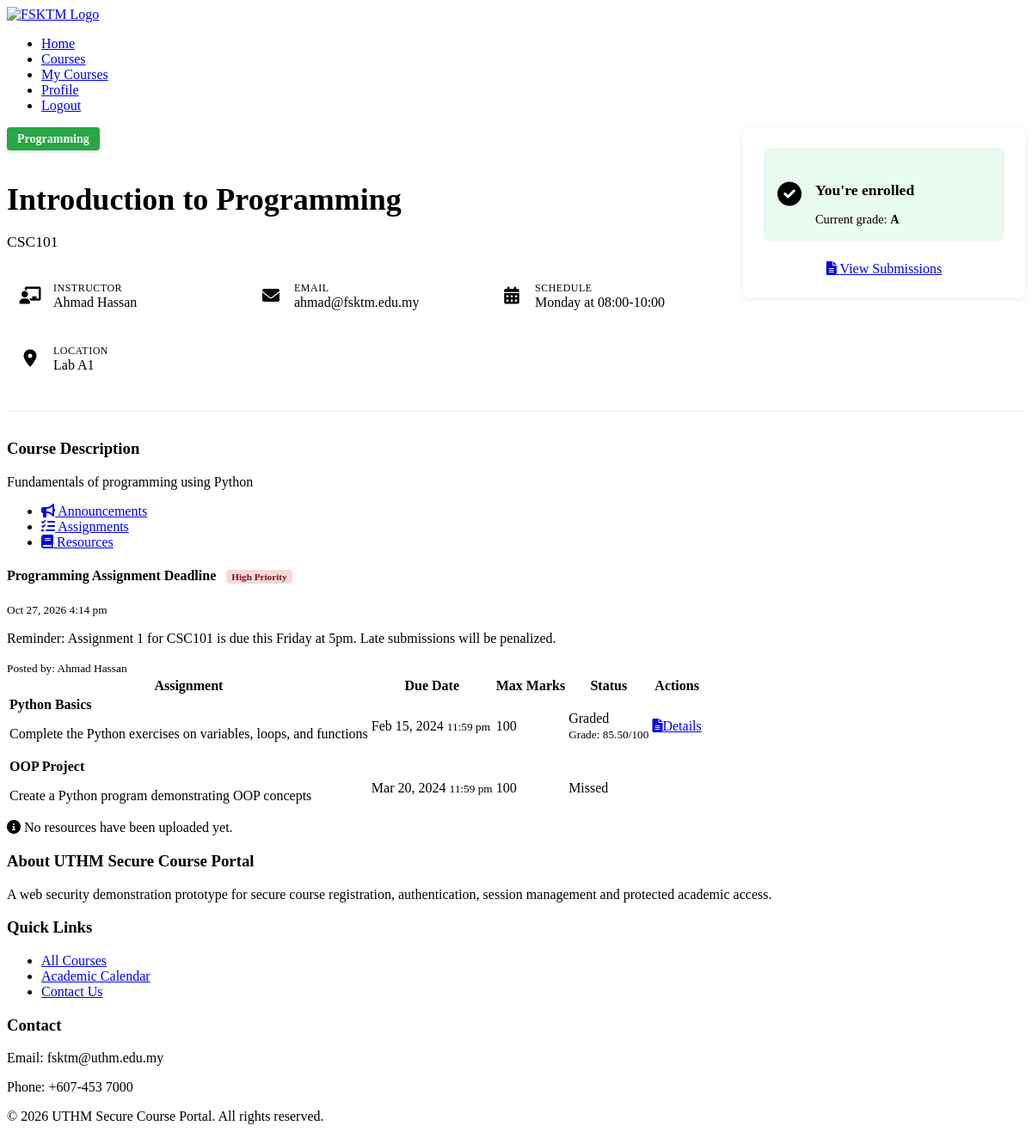
The page /pages/course-details.php?id=1 (signed in) on the database its author committed.
### tables this page shows
CREATE TABLE courses (
    course_id INT AUTO_INCREMENT PRIMARY KEY,
    course_code VARCHAR(10) UNIQUE NOT NULL,
    course_name VARCHAR(100) NOT NULL,
    description TEXT,
    credits INT NOT NULL DEFAULT 3,
    semester ENUM('1', '2', '3') NOT NULL,
    academic_year VARCHAR(9) NOT NULL,  
    max_students INT DEFAULT 40,
    current_enrolled INT DEFAULT 0,
    instructor_id INT,
    schedule_day VARCHAR(20),
    schedule_time VARCHAR(50),
    classroom VARCHAR(20),
    course_image VARCHAR(255) DEFAULT 'default-course.jpg',
    prerequisites TEXT,
    category_id INT,
    is_active BOOLEAN DEFAULT TRUE,
    created_at TIMESTAMP DEFAULT CURRENT_TIMESTAMP,
    updated_at TIMESTAMP DEFAULT CURRENT_TIMESTAMP ON UPDATE CURRENT_TIMESTAMP,
    FOREIGN KEY (category_id) REFERENCES course_categories(category_id) ON DELETE SET NULL,
    FOREIGN KEY (instructor_id) REFERENCES users(user_id) ON DELETE SET NULL
);

CREATE TABLE course_categories (
    category_id INT AUTO_INCREMENT PRIMARY KEY,
    category_name VARCHAR(50) NOT NULL,
    description TEXT,
    color_code VARCHAR(7) DEFAULT '#007bff',
    created_at TIMESTAMP DEFAULT CURRENT_TIMESTAMP
);

CREATE TABLE users (
    user_id INT AUTO_INCREMENT PRIMARY KEY,
    username VARCHAR(50) UNIQUE NOT NULL,
    email VARCHAR(100) UNIQUE NOT NULL,
    password VARCHAR(255) NOT NULL,
    first_name VARCHAR(50) NOT NULL,
    last_name VARCHAR(50) NOT NULL,
    user_type ENUM('student', 'lecturer', 'admin') DEFAULT 'student',
    profile_picture VARCHAR(255) DEFAULT 'default-avatar.png',
    phone VARCHAR(20),
    date_of_birth DATE,
    student_id VARCHAR(20) UNIQUE,
    staff_id VARCHAR(20) UNIQUE,
    address TEXT,
    department VARCHAR(100),
    created_at TIMESTAMP DEFAULT CURRENT_TIMESTAMP,
    updated_at TIMESTAMP DEFAULT CURRENT_TIMESTAMP ON UPDATE CURRENT_TIMESTAMP,
    is_active BOOLEAN DEFAULT TRUE,
    last_login TIMESTAMP NULL
);

CREATE TABLE registrations (
    registration_id INT AUTO_INCREMENT PRIMARY KEY,
    user_id INT NOT NULL,
    course_id INT NOT NULL,
    registration_date TIMESTAMP DEFAULT CURRENT_TIMESTAMP,
    status ENUM('pending', 'approved', 'rejected', 'dropped', 'completed') DEFAULT 'pending',
    grade VARCHAR(3) NULL,  
    attendance_percentage DECIMAL(5,2) DEFAULT 0.00,
    final_marks DECIMAL(5,2) DEFAULT 0.00,
    notes TEXT,
    FOREIGN KEY (user_id) REFERENCES users(user_id) ON DELETE CASCADE,
    FOREIGN KEY (course_id) REFERENCES courses(course_id) ON DELETE CASCADE,
    UNIQUE KEY unique_user_course (user_id, course_id)
);

CREATE TABLE announcements (
    announcement_id INT AUTO_INCREMENT PRIMARY KEY,
    title VARCHAR(200) NOT NULL,
    content TEXT NOT NULL,
    course_id INT NULL,  
    created_by INT NOT NULL,
    priority ENUM('low', 'medium', 'high') DEFAULT 'medium',
    is_active BOOLEAN DEFAULT TRUE,
    created_at TIMESTAMP DEFAULT CURRENT_TIMESTAMP,
    updated_at TIMESTAMP DEFAULT CURRENT_TIMESTAMP ON UPDATE CURRENT_TIMESTAMP,
    FOREIGN KEY (course_id) REFERENCES courses(course_id) ON DELETE CASCADE,
    FOREIGN KEY (created_by) REFERENCES users(user_id) ON DELETE CASCADE
);

CREATE TABLE assignments (
    assignment_id INT AUTO_INCREMENT PRIMARY KEY,
    course_id INT NOT NULL,
    title VARCHAR(200) NOT NULL,
    description TEXT,
    due_date DATETIME NOT NULL,
    max_marks INT DEFAULT 100,
    created_at TIMESTAMP DEFAULT CURRENT_TIMESTAMP,
    updated_at TIMESTAMP DEFAULT CURRENT_TIMESTAMP ON UPDATE CURRENT_TIMESTAMP,
    FOREIGN KEY (course_id) REFERENCES courses(course_id) ON DELETE CASCADE
);

CREATE TABLE submissions (
    submission_id INT AUTO_INCREMENT PRIMARY KEY,
    assignment_id INT NOT NULL,
    user_id INT NOT NULL,
    submission_date TIMESTAMP DEFAULT CURRENT_TIMESTAMP,
    file_path VARCHAR(255) NOT NULL,
    marks DECIMAL(5,2) NULL,
    feedback TEXT,
    status ENUM('submitted', 'late', 'graded') DEFAULT 'submitted',
    FOREIGN KEY (assignment_id) REFERENCES assignments(assignment_id) ON DELETE CASCADE,
    FOREIGN KEY (user_id) REFERENCES users(user_id) ON DELETE CASCADE
);

### pages/course-details.php (the view, shortened to what the rows shown need)
<?php
require_once '../includes/functions.php';
$course_id = (int)$_GET['id'];
$db = new Database();
$conn = $db->getConnection();
$stmt = $conn->prepare("SELECT c.*, CONCAT(u.first_name, ' ', u.last_name) AS full_name, u.email AS instructor_email,
                        cc.category_name, cc.color_code
                        FROM courses c
                        LEFT JOIN users u ON c.instructor_id = u.user_id
                        LEFT JOIN course_categories cc ON c.category_id = cc.category_id
                        WHERE c.course_id = ?");
$stmt->bind_param("i", $course_id);
$stmt->execute();
$course = $stmt->get_result()->fetch_assoc();
$is_enrolled = false;
$is_lecturer = ($course['instructor_id'] == $_SESSION['user_id']);
if (isStudent()) {
    $stmt = $conn->prepare("SELECT status, grade FROM registrations
                           WHERE user_id = ? AND course_id = ?");
    $stmt->bind_param("ii", $_SESSION['user_id'], $course_id);
    $stmt->execute();
    $registration = $stmt->get_result()->fetch_assoc();
    $is_enrolled = (bool)$registration;
}
$stmt = $conn->prepare("SELECT * FROM announcements
                       WHERE course_id = ?
                       ORDER BY created_at DESC LIMIT 5");
$stmt->bind_param("i", $course_id);
$stmt->execute();
$announcements = $stmt->get_result()->fetch_all(MYSQLI_ASSOC);
$assignments = [];
if ($is_lecturer || $is_enrolled) {
    $query = "SELECT a.*,
             (SELECT COUNT(*) FROM submissions s WHERE s.assignment_id = a.assignment_id) as submission_count
             FROM assignments a
             WHERE a.course_id = ?
             ORDER BY a.due_date";
    $stmt = $conn->prepare($query);
    $stmt->bind_param("i", $course_id);
    $stmt->execute();
    $assignments = $stmt->get_result()->fetch_all(MYSQLI_ASSOC);
    if ($is_enrolled) {
        foreach ($assignments as &$assignment) {
            $stmt = $conn->prepare("SELECT * FROM submissions
                                  WHERE assignment_id = ? AND user_id = ?");
            $stmt->bind_param("ii", $assignment['assignment_id'], $_SESSION['user_id']);
            $stmt->execute();
            $submission = $stmt->get_result()->fetch_assoc();
        }
    }
}
include '../includes/header.php';
?>
<div class="course-details-container">
    <div class="course-header">
        <div class="course-header-content">
            <div class="course-title-section">
                <div class="course-badge" style="background-color: <?= $course['color_code'] ?>">
                    <?= htmlspecialchars($course['category_name']) ?>
                </div>
                <h1><?= htmlspecialchars($course['course_name']) ?></h1>
                <p class="course-code"><?= htmlspecialchars($course['course_code']) ?></p>
            </div>
            <div class="course-meta-grid">
                <div class="meta-item">
                    <div>
                        <span class="meta-label">Email</span>
                        <span class="meta-value"><?= htmlspecialchars($course['instructor_email']) ?></span>
                    </div>
                </div>
                <div class="meta-item">
                    <div>
                        <span class="meta-label">Schedule</span>
                        <span class="meta-value"><?= htmlspecialchars($course['schedule_day']) ?> at <?= htmlspecialchars($course['schedule_time']) ?></span>
                    </div>
                </div>
                <div class="meta-item">
                    <div>
                        <span class="meta-label">Location</span>
                        <span class="meta-value"><?= htmlspecialchars($course['classroom']) ?></span>
                    </div>
                </div>
            </div>
        </div>
        <div class="course-status-card">
            <?php if (isStudent()): ?>
                <?php if ($is_enrolled): ?>
                    <div class="status-message success">
                        <div>
                            <?php if (!empty($registration['grade'])): ?>
                                <p>Current grade: <strong><?= $registration['grade'] ?></strong></p>
                            <?php else: ?>
                                <p>Active in this course</p>
                            <?php endif; ?>
                        </div>
                    </div>
                <?php endif; ?>
            <?php endif; ?>
        </div>
    </div>
    <div class="course-description">
        <h3>Course Description</h3>
        <div class="bg-light p-3 rounded">
            <?= nl2br(htmlspecialchars($course['description'])) ?>
        </div>
    </div>
    <div class="course-tabs mt-4">
        <div class="tab-content">
            <div id="announcements" class="tab-pane active">
                <?php if (empty($announcements)): ?>
                    <div class="alert alert-info">
                        <i class="fas fa-info-circle mr-2"></i>No announcements have been posted yet.
                    </div>
                <?php else: ?>
                    <div class="announcement-list">
                        <?php foreach ($announcements as $announcement): ?>
                            <div class="announcement-item">
                                <div class="d-flex justify-content-between align-items-center mb-2">
                                    <h4>
                                        <?= htmlspecialchars($announcement['title']) ?>
                                        <?php if ($announcement['priority'] === 'high'): ?>
                                            <span class="priority high">High Priority</span>
                                        <?php elseif ($announcement['priority'] === 'medium'): ?>
                                            <span class="priority medium">Medium Priority</span>
                                        <?php endif; ?>
                                    </h4>
                                    <div>
                                        <small class="text-muted"><?= date('M j, Y g:i a', strtotime($announcement['created_at'])) ?></small>
                                    </div>
                                </div>
                                <p><?= nl2br(htmlspecialchars($announcement['content'])) ?></p>
                                <?php if (!empty($announcement['created_by'])): ?>
                                    <small class="text-muted">
                                        Posted by: <?= get_user_name($announcement['created_by']) ?>
                                    </small>
                                <?php endif; ?>
                            </div>
                        <?php endforeach; ?>
                    </div>
                <?php endif; ?>
            </div>
            <div id="assignments" class="tab-pane">
                <?php if (empty($assignments)): ?>
                    <div class="alert alert-info">
                        <i class="fas fa-info-circle mr-2"></i>No assignments have been posted yet.
                    </div>
                <?php else: ?>
                    <div class="assignment-list">
                        <table>
                            <thead>
                                <tr>
                                    <th>Assignment</th>
                                    <th>Due Date</th>
                                    <th>Max Marks</th>
                                    <th>Status</th>
                                    <th>Actions</th>
                                </tr>
                            </thead>
                            <tbody>
                                <?php foreach ($assignments as $assignment): ?>
                                    <tr>
                                        <td>
                                            <strong><?= htmlspecialchars($assignment['title']) ?></strong>
                                            <?php if (!empty($assignment['description'])): ?>
                                                <p class="text-muted small mb-0 mt-1"><?= htmlspecialchars($assignment['description']) ?></p>
                                            <?php endif; ?>
                                        </td>
                                        <td>
                                            <div class="d-flex flex-column">
                                                <span><?= date('M j, Y', strtotime($assignment['due_date'])) ?></span>
                                                <small class="text-muted"><?= date('g:i a', strtotime($assignment['due_date'])) ?></small>
                                            </div>
                                        </td>
                                        <td><?= $assignment['max_marks'] ?></td>
                                        <td>
                                            <?php if ($is_lecturer): ?>
                                                <span class="status-badge info">
                                                    <?= $assignment['submission_count'] ?> submission<?= $assignment['submission_count'] != 1 ? 's' : '' ?>
                                                </span>
                                            <?php elseif ($is_enrolled): ?>
                                                <?php
                                                $status_class = str_replace(' ', '-', $assignment['status']);
                                                ?>
                                                <span class="status-badge <?= $status_class ?>">
                                                    <?= ucfirst($assignment['status']) ?>
                                                </span>
                                                <?php if (!empty($assignment['submission']['marks'])): ?>
                                                    <div class="mt-1">
                                                        <small class="text-success">
                                                            Grade: <?= $assignment['submission']['marks'] ?>/<?= $assignment['max_marks'] ?>
                                                        </small>
                                                    </div>
                                                <?php endif; ?>
                                            <?php else: ?>
                                                <span class="status-badge secondary">Not enrolled</span>
                                            <?php endif; ?>
                                        </td>
                                        <td>
                                            <?php if ($is_lecturer): ?>
                                                <a href="<?= BASE_URL ?>/pages/assignment-view.php?id=<?= $assignment['assignment_id'] ?>"
                                                   class="btn btn-info btn-small">
                                                    <i class="fas fa-eye mr-1"></i>View
                                                </a>
                                            <?php elseif ($is_enrolled): ?>
                                                <?php if ($assignment['submission']): ?>
                                                    <a href="<?= BASE_URL ?>/pages/my-submissions.php"
                                                       class="btn btn-outline btn-small">
                                                        <i class="fas fa-file-alt mr-1"></i>Details
                                                    </a>
                                                <?php endif; ?>
                                            <?php endif; ?>
                                        </td>
                                    </tr>
                                <?php endforeach; ?>
                            </tbody>
                        </table>
                    </div>
                <?php endif; ?>
            </div>
        </div>
    </div>
</div>
<?php include '../includes/footer.php'; ?>

### rows shown on the page
courses: category.category_name "Programming", course_name "Introduction to Programming", course_code "CSC101", instructor.email "ahmad@fsktm.edu.my", schedule_day "Monday", schedule_time "08:00-10:00", classroom "Lab A1", description "Fundamentals of programming using Python"
registrations: grade "A"
announcements: title "Programming Assignment Deadline", priority "High Priority", created_at "Oct 27, 2026 4:14 pm", content "Reminder: Assignment 1 for CSC101 is due this Friday at 5pm. Late submissions will be penalized.", created_by "Ahmad Hassan"
assignments: title "Python Basics", description "Complete the Python exercises on variables, loops, and functions", due_date "Feb 15, 2024", due_date "11:59 pm", max_marks "100", status "Graded"
submissions: marks "85.50"
assignments: title "OOP Project", description "Create a Python program demonstrating OOP concepts", due_date "Mar 20, 2024", due_date "11:59 pm", max_marks "100", status "Missed"

### other values the page prints
$course['full_name'] "Ahmad Hassan"
